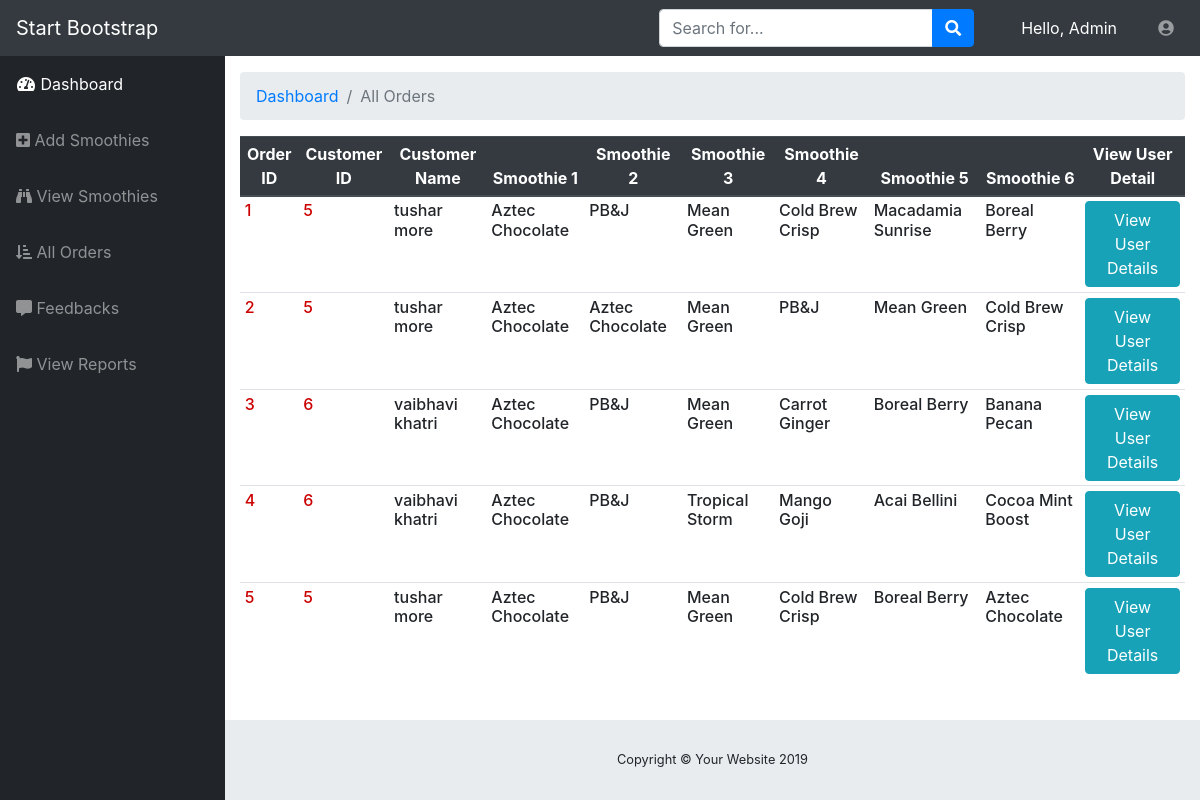
Screenshot of /admin/all-orders.php with the database file from the repository.
### tables this page shows
CREATE TABLE `smoothies_order` (
  `ID` int(10) NOT NULL,
  `U_ID` int(10) NOT NULL,
  `SM_1` int(10) NOT NULL,
  `SM_2` int(10) NOT NULL,
  `SM_3` int(10) NOT NULL,
  `SM_4` int(10) NOT NULL,
  `SM_5` int(10) NOT NULL,
  `SM_6` int(10) NOT NULL
);

CREATE TABLE `users` (
  `ID` int(15) NOT NULL,
  `F_NAME` varchar(25) NOT NULL,
  `L_NAME` varchar(25) NOT NULL,
  `CONTACT_NO` varchar(20) NOT NULL,
  `EMAIL` varchar(30) NOT NULL,
  `PASSWORD` varchar(15) NOT NULL,
  `ADDRESS1` varchar(60) NOT NULL,
  `ADDRESS2` varchar(60) NOT NULL,
  `CITY` varchar(15) NOT NULL,
  `PROVINCE` varchar(15) NOT NULL,
  `POSTAL_CODE` varchar(8) NOT NULL
);

CREATE TABLE `smoothies` (
  `ID` int(12) NOT NULL,
  `S_NAME` varchar(50) NOT NULL,
  `INGREDIENT` varchar(255) NOT NULL,
  `DESCRIPTION` varchar(255) NOT NULL,
  `IMAGE` varchar(100) NOT NULL
);

### admin/classes/orders.php (called while the page is built, shortened)
<?php
class Orders{
 public static function ReadOrders(){
    try{
      $query = "SELECT o.ID AS orderid, o.U_ID AS orderuserid, orderuserfname.F_NAME AS userfname, orderuserlname.L_NAME AS userlname, sm1.S_NAME AS smoothie1, sm2.S_NAME AS smoothie2, sm3.S_NAME AS smoothie3, sm4.S_NAME AS smoothie4, sm5.S_NAME AS smoothie5, sm6.S_NAME AS smoothie6 FROM smoothies_order AS o JOIN smoothies AS sm1 ON o.SM_1 = sm1.ID JOIN smoothies AS sm2 ON o.SM_2 = sm2.ID JOIN smoothies AS sm3 ON o.SM_3 = sm3.ID JOIN smoothies AS sm4 ON o.SM_4 = sm4.ID JOIN smoothies AS sm5 ON o.SM_5 = sm5.ID JOIN smoothies AS sm6 ON o.SM_6 = sm6.ID JOIN users AS orderuserfname ON o.U_ID = orderuserfname.ID JOIN users AS orderuserlname ON o.U_ID = orderuserlname.ID";
      $database = Database::Get_Instance();
      $connection = $database->Get_Connection();
      $statement  = $connection->prepare($query);
      $statement->execute();
      $result = $statement->fetchAll(PDO::FETCH_ASSOC);
      return $result;
    }catch(PDOException $e){
      echo "Query Failed : ".$e->getMessage();
    }
    }
}
?>

### admin/all-orders.php (the view, shortened to what this page needs)
<?php include "includes/header.php"?>
<?php include "classes/orders.php"?>
    <div id="content-wrapper">
      <div class="container-fluid">
        <ol class="breadcrumb">
          <li class="breadcrumb-item">
            <a href="index.php">Dashboard</a>
          </li>
          <li class="breadcrumb-item active">All Orders</li>
        </ol>
<?php
          echo "<table border = '0' class='table table-sm table-responsive table-hover'>";
      echo "<thead class='thead-dark text-center justify'>";
        echo "<tr>";
          echo "<th>Order ID</th>";
           echo "<th>Customer ID</th>";
          echo "<th>Customer Name</th>";
          echo "<th>Smoothie 1</th>";
          echo "<th>Smoothie 2</th>";
          echo "<th>Smoothie 3</th>";
          echo "<th>Smoothie 4</th>";
          echo "<th>Smoothie 5</th>";
          echo "<th>Smoothie 6</th>";
          echo "<th>View User Detail</th>";
        echo "</tr>";
            echo "</thead>";
        $result = orders::ReadOrders();
    foreach($result as $row){
      echo "<tr>";
        echo "<td>";
          echo "<font color = #CC0000>";
            echo "<h6>". $row['orderid']."</h6>";
        echo "</td>";
        echo "<td>";
          echo "<font color = #CC0000>";
            echo "<h6>". $row['orderuserid']."</h6>";
        echo "</td>";
        echo "<td>";
            echo "<h6>". $row['userfname']." " . $row['userlname']."</h6>";
        echo "</td>";
        echo "<td>";
          echo "<h6>". $row['smoothie1']."</h6>";
        echo "</td>";
        echo "<td>";
          echo "<h6>". $row['smoothie2']."</h6>";
        echo "</td>";
        echo "<td>";
          echo "<h6>". $row['smoothie3']."</h6>";
        echo "</td>";
        echo "<td>";
          echo "<h6>". $row['smoothie4']."</h6>";
        echo "</td>";
        echo "<td>";
          echo "<h6>". $row['smoothie5']."</h6>";
        echo "</td>";
        echo "<td>";
          echo "<h6>". $row['smoothie6']."</h6>";
        echo "</td>";
         echo "<td>";
          echo "<a href='viewuserdetails.php?ViewUserDetail=".$row['orderuserid']."' ><button type='button' class='btn btn-push btn-info btn-xs' title='View User Details' >View User Details</button></a>";
        echo "</td>";
      echo "</tr>";
    }
    echo "</table>";
?>
      </div>
      <footer class="sticky-footer">
        <div class="container my-auto">
          <div class="copyright text-center my-auto">
            <span>Copyright © Your Website 2019</span>
          </div>
        </div>
      </footer>
    </div>
<?php include "includes/footer.php"?>

### rows the page displays
smoothies_order: ID "1", U_ID "5", U_ID.F_NAME "tushar", U_ID.L_NAME "more", smoothies.S_NAME "Aztec Chocolate", smoothies.S_NAME "PB&J", smoothies.S_NAME "Mean Green", smoothies.S_NAME "Cold Brew Crisp", smoothies.S_NAME "Macadamia Sunrise", smoothies.S_NAME "Boreal Berry"
smoothies_order: ID "2", U_ID "5", U_ID.F_NAME "tushar", U_ID.L_NAME "more", smoothies.S_NAME "Aztec Chocolate", smoothies.S_NAME "Mean Green", smoothies.S_NAME "PB&J", smoothies.S_NAME "Cold Brew Crisp"
smoothies_order: ID "3", U_ID "6", U_ID.F_NAME "vaibhavi", U_ID.L_NAME "khatri", smoothies.S_NAME "Aztec Chocolate", smoothies.S_NAME "PB&J", smoothies.S_NAME "Mean Green", smoothies.S_NAME "Carrot Ginger", smoothies.S_NAME "Boreal Berry", smoothies.S_NAME "Banana Pecan"
smoothies_order: ID "4", U_ID "6", U_ID.F_NAME "vaibhavi", U_ID.L_NAME "khatri", smoothies.S_NAME "Aztec Chocolate", smoothies.S_NAME "PB&J", smoothies.S_NAME "Tropical Storm", smoothies.S_NAME "Mango Goji", smoothies.S_NAME "Acai Bellini", smoothies.S_NAME "Cocoa Mint Boost"
smoothies_order: ID "5", U_ID "5", U_ID.F_NAME "tushar", U_ID.L_NAME "more", smoothies.S_NAME "Aztec Chocolate", smoothies.S_NAME "PB&J", smoothies.S_NAME "Mean Green", smoothies.S_NAME "Cold Brew Crisp", smoothies.S_NAME "Boreal Berry"
